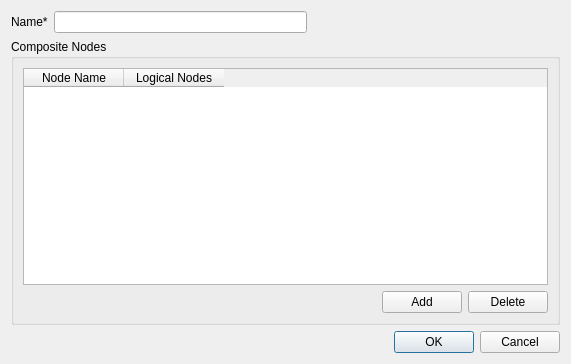
<?xml version="1.0" encoding="UTF-8"?>
<ui version="4.0">
 <class>NodeConfiguration</class>
 <widget class="QDialog" name="NodeConfiguration">
  <property name="geometry">
   <rect>
    <x>0</x>
    <y>0</y>
    <width>571</width>
    <height>364</height>
   </rect>
  </property>
  <property name="windowTitle">
   <string>Node Configuration</string>
  </property>
  <layout class="QGridLayout" name="gridLayout_2">
   <item row="0" column="0">
    <layout class="QVBoxLayout" name="verticalLayout_2">
     <item>
      <layout class="QHBoxLayout" name="horizontalLayout">
       <item>
        <widget class="QLabel" name="label">
         <property name="text">
          <string>Name*</string>
         </property>
        </widget>
       </item>
       <item>
        <widget class="QLineEdit" name="lineEdit"/>
       </item>
       <item>
        <spacer name="horizontalSpacer">
         <property name="orientation">
          <enum>Qt::Horizontal</enum>
         </property>
         <property name="sizeHint" stdset="0">
          <size>
           <width>40</width>
           <height>20</height>
          </size>
         </property>
        </spacer>
       </item>
      </layout>
     </item>
     <item>
      <widget class="QGroupBox" name="groupBox">
       <property name="title">
        <string>Composite Nodes</string>
       </property>
       <layout class="QGridLayout" name="gridLayout">
        <item row="1" column="0">
         <layout class="QVBoxLayout" name="verticalLayout">
          <item>
           <layout class="QHBoxLayout" name="horizontalLayout_2">
            <item>
             <spacer name="horizontalSpacer_2">
              <property name="orientation">
               <enum>Qt::Horizontal</enum>
              </property>
              <property name="sizeHint" stdset="0">
               <size>
                <width>40</width>
                <height>20</height>
               </size>
              </property>
             </spacer>
            </item>
            <item>
             <widget class="QPushButton" name="btnAdd">
              <property name="text">
               <string>Add</string>
              </property>
             </widget>
            </item>
            <item>
             <widget class="QPushButton" name="btnDelete">
              <property name="text">
               <string>Delete</string>
              </property>
             </widget>
            </item>
           </layout>
          </item>
         </layout>
        </item>
        <item row="0" column="0">
         <widget class="LDFCommonTableWidget" name="tableWidget">
          <column>
           <property name="text">
            <string>Node Name</string>
           </property>
          </column>
          <column>
           <property name="text">
            <string>Logical Nodes</string>
           </property>
          </column>
         </widget>
        </item>
       </layout>
      </widget>
     </item>
     <item>
      <widget class="QDialogButtonBox" name="buttonBox">
       <property name="standardButtons">
        <set>QDialogButtonBox::Cancel|QDialogButtonBox::Ok</set>
       </property>
      </widget>
     </item>
    </layout>
   </item>
  </layout>
 </widget>
 <customwidgets>
  <customwidget>
   <class>LDFCommonTableWidget</class>
   <extends>QTableWidget</extends>
   <header>ldfcommontablewidget.h</header>
  </customwidget>
 </customwidgets>
 <resources/>
 <connections/>
</ui>
